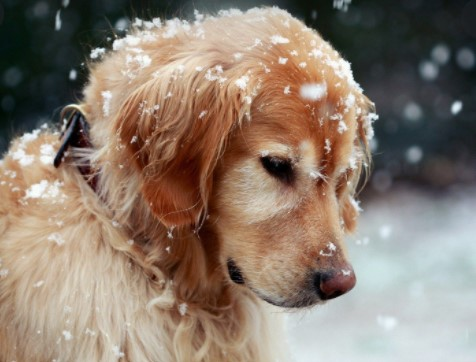
#> input picture 1.jpg, 476 x 362 px
$ python simple_thresholding.py
#> lines starting #> are read from the running program, lines starting #| are printed output that depends on the picture; after the words box and inside, x2 and y2 are one past the last pixel; in counts of white or black regions, pixels touching at a corner belong together
import cv2

img = cv2.imread('1.jpg')
#> img is the input picture: shape (362, 476, 3); mean B, G, R 111.2, 124.7, 140.3
gray = cv2.cvtColor(img, cv2.COLOR_BGR2GRAY)
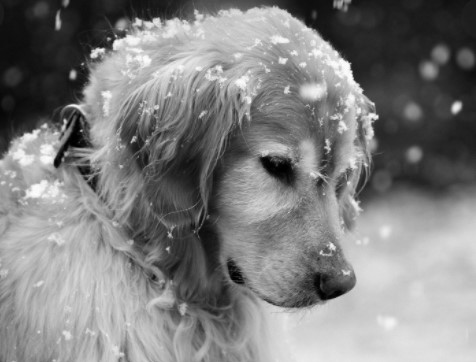
#> gray: shape (362, 476); min 0, max 255, mean 127.8
ret, thresh1 = cv2.threshold(gray, 120, 255, cv2.THRESH_BINARY)
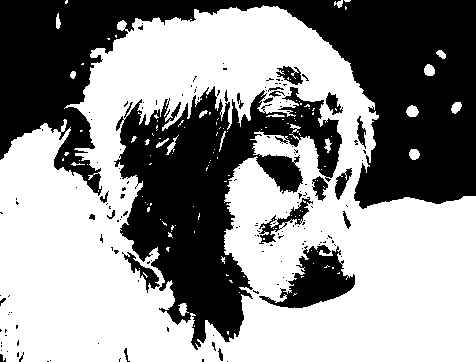
#> thresh1: shape (362, 476); 57.3% white; 159 black regions (136 under 20 px), largest, box (x1, y1, x2, y2) and area: (0, 0, 476, 209) 41945, (114, 86, 342, 350) 25775, (259, 245, 355, 308) 2792
ret, thresh2 = cv2.threshold(gray, 120, 255, cv2.THRESH_BINARY_INV)
ret, thresh3 = cv2.threshold(gray, 120, 255, cv2.THRESH_TRUNC)
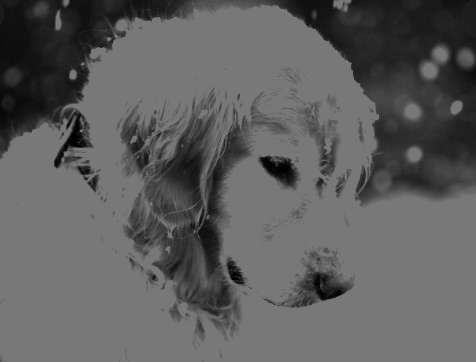
#> thresh3: shape (362, 476); min 0, max 120, mean 94.2
# print(ret)
cv2.imshow('binary', thresh1)
cv2.imshow('inv', thresh2)
cv2.imshow('trunc', thresh3)
cv2.waitKey(0)
